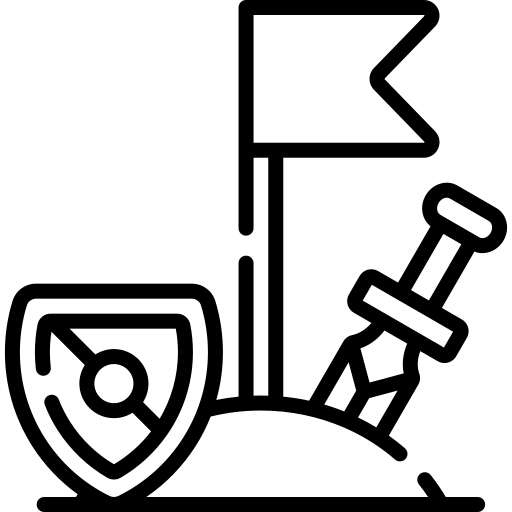
#> input picture main/eteacher/apps/icons/apps/calendar_schedule.png, 512 x 512 px; its folder holds only this picture in this run
$ python ImageInvert.py
#> lines starting #> are read from the running program, lines starting #| are printed output that depends on the picture; after the words box and inside, x2 and y2 are one past the last pixel; in counts of white or black regions, pixels touching at a corner belong together
"""Generate .bin icon files for e-paper display.

This script scans the apps/icons/{apps,top,bottom} folders, converts all
supported image files into a 1-bit packed bitmap, and writes a .bin file
next to each image. The .bin file starts with width/height (uint16 LE),
followed by packed pixel data (MSB first).

Run without arguments:
	python ImageInvert.py
"""

from __future__ import annotations

import sys
from pathlib import Path
from typing import Dict, Iterable, Tuple


try:
	from PIL import Image, ImageOps, ImageStat
except Exception as exc:  # pragma: no cover - runtime dependency check
	print("Pillow is required. Install with: pip install pillow")
	raise


ROOT_DIR = Path(__file__).resolve().parent

# Target sizes for each folder type (width, height)
TARGET_SIZES: Dict[str, Tuple[int, int]] = {
	"apps": (80, 80),
	"top": (16, 16),
	"bottom": (16, 16),
}

SUPPORTED_EXTS = {".png", ".jpg", ".jpeg", ".bmp"}


def _iter_images(folder: Path) -> Iterable[Path]:
	for path in folder.iterdir():
		if path.is_file() and path.suffix.lower() in SUPPORTED_EXTS:
			yield path


def _pack_1bit(img: Image.Image) -> bytes:
	"""Pack 1-bit image into bytes (MSB first per byte), padded per row.

	Output format matches Adafruit_GFX::drawBitmap (bit7 is leftmost pixel).
	"""
	if img.mode != "1":
		img = img.convert("1")
	width, height = img.size
	stride = (width + 7) // 8
	packed = bytearray(stride * height)
	px = img.load()
	for y in range(height):
		row_offset = y * stride
		for x in range(width):
			if px[x, y] == 0:  # black pixel
				byte_index = row_offset + (x >> 3)
				bit = 0x80 >> (x & 7)
				packed[byte_index] |= bit
	return bytes(packed)


def convert_image(image_path: Path, target_size: Tuple[int, int]) -> Path:
#> called with target_size = (80, 80)
	with Image.open(image_path) as img:
#> img is the input picture: PIL image 512x512 RGBA; mean R, G, B, A 0, 0, 0, 59.2
		img = img.convert("RGBA")
		if img.size != target_size:
			img = img.resize(target_size, Image.NEAREST)
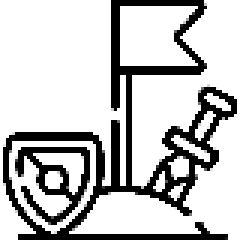
#> img: PIL image 80x80 RGBA (shown 3 times larger); mean R, G, B, A 0, 0, 0, 60.2; transparent parts drawn white

		# If the image has transparency, use alpha as mask to preserve white glyphs on transparent.
		alpha = img.getchannel("A")
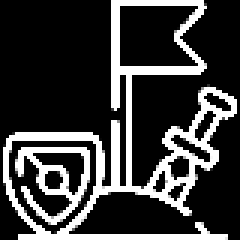
#> alpha: PIL image 80x80 L (shown 3 times larger); min 0, max 255, mean 60.2
		if alpha.getextrema()[0] < 255:
			# Render any non-transparent pixel as black on white background.
			mask = alpha.point(lambda a: 255 if a > 0 else 0)
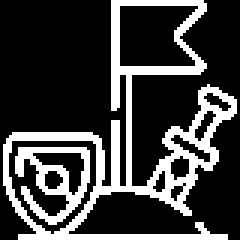
#> mask: PIL image 80x80 L (shown 3 times larger); 24.8% white; 2 white regions, box (x1, y1, x2, y2) and area: (1, 0, 79, 80) 1315, (5, 49, 30, 75) 273
			base = Image.new("L", img.size, 255)
#> base: PIL image 80x80 L; every value is 255
			base.paste(0, mask=mask)
			img = base
		else:
			# Fully opaque: composite onto white and proceed normally.
			bg = Image.new("RGBA", img.size, (255, 255, 255, 255))
			img = Image.alpha_composite(bg, img).convert("L")

		# Auto-invert if the icon background is dark (e.g., white glyph on black bg).
		# Skip for status bar icons (top/bottom) to avoid over-inverting thin glyphs.
		folder_name = image_path.parent.name
		if folder_name not in {"top", "bottom"}:
			try:
				w, h = img.size
#> w = 80; h = 80
				border = max(1, min(w, h) // 10)
#> border = 8
				# Sample four borders and average
				top = img.crop((0, 0, w, border))
				bottom = img.crop((0, h - border, w, h))
				left = img.crop((0, 0, border, h))
				right = img.crop((w - border, 0, w, h))
				mean_vals = (
					ImageStat.Stat(top).mean[0]
					+ ImageStat.Stat(bottom).mean[0]
					+ ImageStat.Stat(left).mean[0]
					+ ImageStat.Stat(right).mean[0]
				) / 4.0
#> mean_vals = 205.7
				if mean_vals < 128:
					img = ImageOps.invert(img)
			except Exception:
				pass

		# Convert to 1-bit (black/white) using dithering
		img = img.convert("1", dither=Image.FLOYDSTEINBERG)

		width, height = img.size
#> width = 80; height = 80
		data = _pack_1bit(img)
		header = width.to_bytes(2, "little") + height.to_bytes(2, "little")
		out_path = image_path.with_suffix(".bin")
		out_path.write_bytes(header + data)
		return out_path


def process_folder(folder_name: str, target_size: Tuple[int, int]) -> None:
	folder = ROOT_DIR / folder_name
	if not folder.exists():
		return

	for image_path in _iter_images(folder):
		out_path = convert_image(image_path, target_size)
		print(f"Generated: {out_path.name} ({target_size[0]}x{target_size[1]})")


def main() -> int:
	for folder_name, size in TARGET_SIZES.items():
		process_folder(folder_name, size)
	return 0


if __name__ == "__main__":
	sys.exit(main())
#> (the program exits here)
